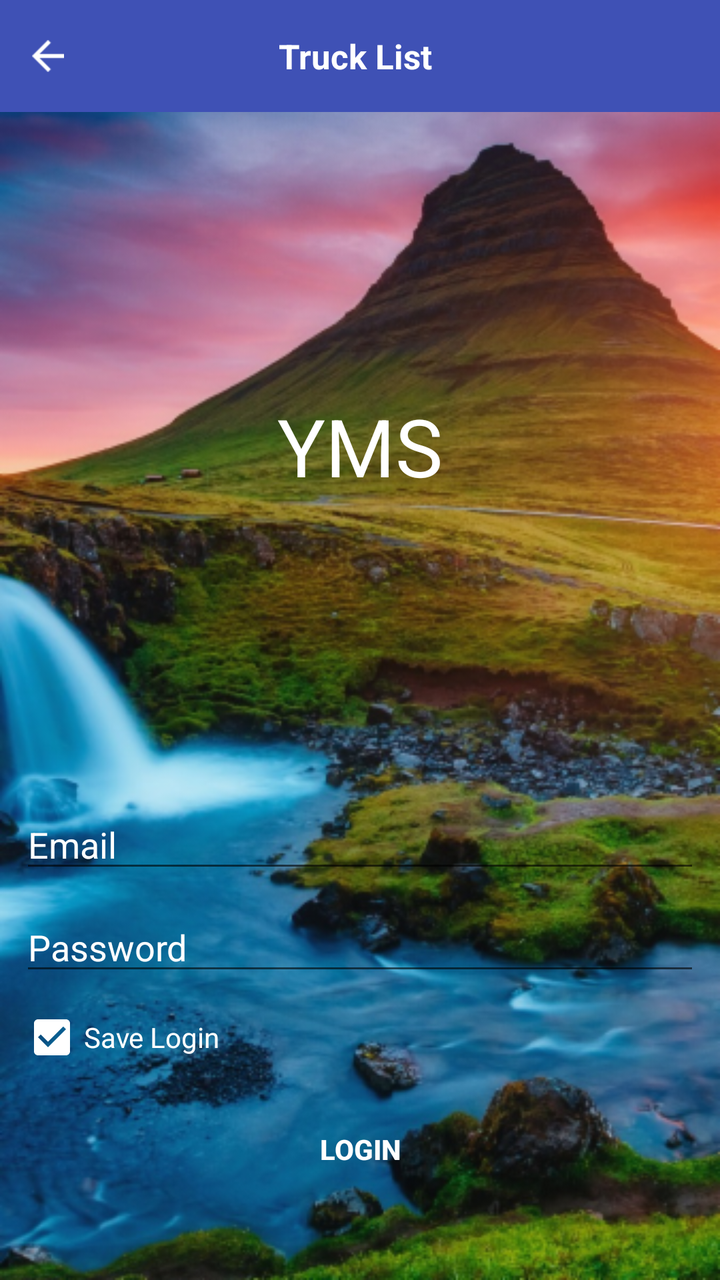
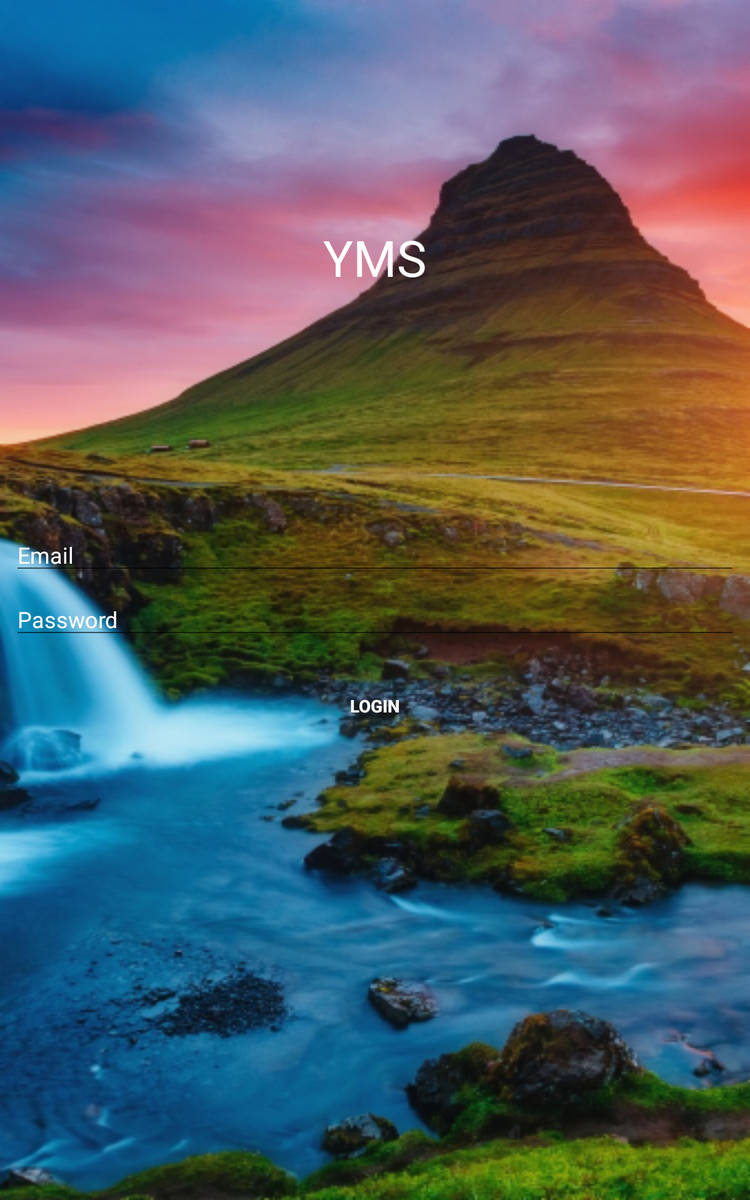

An Android layout and its configuration variant, each rendered on a device that would load it. The default file and the variant file are quoted in full after the pictures.
<!-- AndroidManifest.xml: application theme NoActionBar -->
<!-- res/layout/ac_yms_login.xml -->
<LinearLayout xmlns:android="http://schemas.android.com/apk/res/android"
    xmlns:tools="http://schemas.android.com/tools"
    android:layout_width="match_parent"
    android:layout_height="match_parent"
    android:background="@drawable/bg"
    android:descendantFocusability="beforeDescendants"
    android:focusableInTouchMode="true"
    android:gravity="center_vertical|center_horizontal"
    android:orientation="vertical">

    <include layout="@layout/toolbar_login" />

    <LinearLayout
        android:id="@+id/ll1"
        android:layout_width="match_parent"
        android:layout_height="match_parent"
        android:layout_weight="0.8"
        android:gravity="center_vertical|center_horizontal">

        <TextView
            android:id="@+id/textView2"
            android:layout_width="wrap_content"
            android:layout_height="wrap_content"
            android:text="@string/label_yms"
            android:textColor="@color/white"
            android:textSize="40dp" />


    </LinearLayout>

    <LinearLayout
        android:id="@+id/ll2"
        android:layout_width="match_parent"
        android:layout_height="250dp"
        android:gravity="center_vertical|center_horizontal">

        <ScrollView
            android:id="@+id/login_form"
            android:layout_width="match_parent"
            android:layout_height="match_parent">

            <LinearLayout
                android:layout_width="match_parent"
                android:layout_height="wrap_content"
                android:orientation="vertical"
                android:padding="10dp">

                <LinearLayout
                    android:id="@+id/email_login_form"
                    android:layout_width="match_parent"
                    android:layout_height="wrap_content"
                    android:orientation="vertical">

                    <EditText
                        android:id="@+id/edtEmail"
                        android:layout_width="match_parent"
                        android:layout_height="wrap_content"
                        android:layout_marginBottom="10dp"
                        android:hint="@string/email"
                        android:inputType="textEmailAddress"
                        android:maxLines="1"
                        android:textColor="@color/white"
                        android:textColorHint="@color/white" />

                    <EditText
                        android:id="@+id/edtPassword"
                        android:layout_width="match_parent"
                        android:layout_height="wrap_content"
                        android:layout_marginBottom="10dp"
                        android:hint="@string/pass_word"
                        android:inputType="textPassword"
                        android:maxLines="1"
                        android:textColor="@color/white"
                        android:textColorHint="@color/white" />

                    <CheckBox
                        android:id="@+id/cbSaveLogin"
                        android:layout_width="wrap_content"
                        android:layout_height="wrap_content"
                        android:buttonTint="@android:color/white"
                        android:checked="true"
                        android:text="@string/save_login"
                        android:textColor="@android:color/white" />

                    <Button
                        android:id="@+id/btnLogin"
                        android:layout_width="match_parent"
                        android:layout_height="wrap_content"
                        android:layout_marginTop="16dp"
                        android:background="@drawable/btn_ac_start"
                        android:text="@string/btn_login"
                        android:textColor="@color/white"
                        android:textStyle="bold" />

                </LinearLayout>
            </LinearLayout>
        </ScrollView>
    </LinearLayout>

</LinearLayout>
<!-- res/layout/toolbar_login.xml (included above) -->
<?xml version="1.0" encoding="utf-8"?>
<android.support.design.widget.AppBarLayout xmlns:android="http://schemas.android.com/apk/res/android"
    android:layout_width="match_parent"
    android:layout_height="wrap_content">

    <android.support.v7.widget.Toolbar
        android:id="@+id/toolbar_login"
        android:layout_width="match_parent"
        android:layout_height="wrap_content"
        android:background="@color/colorPrimary"
        android:gravity="top|start"
        android:minHeight="?android:attr/actionBarSize"
        android:paddingRight="20dp">

        <RelativeLayout
            android:layout_width="match_parent"
            android:layout_height="match_parent">

            <RelativeLayout
                android:layout_centerVertical="true"
                android:id="@+id/rlBack"
                android:layout_width="wrap_content"
                android:layout_height="wrap_content">

                <ImageView
                    android:paddingTop="10dp"
                    android:paddingBottom="10dp"
                    android:paddingRight="20dp"
                    android:id="@+id/imgSignOut"
                    android:layout_width="wrap_content"
                    android:layout_height="wrap_content"
                    android:src="@drawable/back_arrow"
                    android:tint="@android:color/white" />
            </RelativeLayout>

            <RelativeLayout
                android:layout_width="wrap_content"
                android:layout_height="wrap_content"
                android:layout_centerInParent="true">

                <TextView
                    android:id="@+id/tvTitleLogin"
                    android:layout_width="wrap_content"
                    android:layout_height="wrap_content"
                    android:text="@string/truck_list"
                    android:textColor="@android:color/white"
                    android:textSize="17dp"
                    android:textStyle="bold" />
            </RelativeLayout>

        </RelativeLayout>

    </android.support.v7.widget.Toolbar>

</android.support.design.widget.AppBarLayout>
<!-- resources referenced by this layout -->
<resources>
  <color name="colorPrimary">#3F51B5</color>
  <color name="white">#ffffff</color>
  <!-- drawable back_arrow: png bitmap (drawable-hdpi, 257 bytes) -->
  <!-- drawable bg: png bitmap (drawable-mdpi, 497100 bytes) -->
  <!-- drawable btn_ac_start (drawable) -->
  <?xml version="1.0" encoding="utf-8"?>
  <selector xmlns:android="http://schemas.android.com/apk/res/android">
      <item android:drawable="@drawable/btn_app_blue_selected" android:state_selected="true" />
      <item android:drawable="@drawable/btn_app_blue_selected" android:state_pressed="true" />
      <item android:drawable="@drawable/bg_btn_ac_start" />
  </selector>
  <string name="btn_login">Login</string>
  <string name="email">Email</string>
  <string name="label_yms">YMS</string>
  <string name="pass_word">Password</string>
  <string name="save_login">Save Login</string>
  <string name="truck_list">Truck List</string>
  <style name="NoActionBar" parent="Theme.AppCompat.Light.NoActionBar">
          <item name="colorPrimary">@color/colorPrimary</item>
          <item name="colorPrimaryDark">@color/colorPrimaryDark</item>
          <item name="colorAccent">@color/colorAccent</item>
      </style>
  <color name="colorPrimaryDark">#303F9F</color>
  <color name="colorAccent">#FF4081</color>
</resources>
<!-- res/layout-large/ac_yms_login.xml (the author's variant of the layout above) -->
<!-- drawn on a 7-inch tablet held upright -->
<LinearLayout xmlns:android="http://schemas.android.com/apk/res/android"
    xmlns:tools="http://schemas.android.com/tools"
    android:layout_width="match_parent"
    android:layout_height="match_parent"
    android:background="@drawable/bg"
    android:descendantFocusability="beforeDescendants"
    android:focusableInTouchMode="true"
    android:gravity="center_vertical|center_horizontal"
    android:orientation="vertical">

    <LinearLayout
        android:id="@+id/ll1"
        android:layout_width="match_parent"
        android:layout_height="match_parent"
        android:layout_weight="1"
        android:gravity="center_vertical|center_horizontal">

        <TextView
            android:id="@+id/textView2"
            android:layout_width="wrap_content"
            android:layout_height="wrap_content"
            android:text="@string/label_yms"
            android:textColor="@color/white"
            android:textSize="40dp" />


    </LinearLayout>

    <LinearLayout
        android:id="@+id/ll2"
        android:layout_width="match_parent"
        android:layout_height="match_parent"
        android:layout_weight="1"
        android:gravity="center_vertical|center_horizontal">

        <ProgressBar
            android:id="@+id/login_progress"
            style="?android:attr/progressBarStyleLarge"
            android:layout_width="wrap_content"
            android:layout_height="wrap_content"
            android:visibility="gone" />

        <ScrollView
            android:id="@+id/login_form"
            android:layout_width="match_parent"
            android:layout_height="match_parent">

            <LinearLayout
                android:padding="10dp"
                android:layout_width="match_parent"
                android:layout_height="wrap_content"
                android:orientation="vertical">

                <LinearLayout
                    android:id="@+id/email_login_form"
                    android:layout_width="match_parent"
                    android:layout_height="wrap_content"
                    android:orientation="vertical">

                    <EditText
                        android:textColor="@color/white"
                        android:hint="@string/email"
                        android:id="@+id/edtEmail"
                        android:layout_width="match_parent"
                        android:layout_height="wrap_content"
                        android:layout_marginBottom="10dp"
                        android:inputType="textEmailAddress"
                        android:maxLines="1"
                        android:textColorHint="@color/white" />

                    <EditText
                        android:textColor="@color/white"
                        android:textColorHint="@color/white"
                        android:hint="@string/pass_word"
                        android:id="@+id/edtPassword"
                        android:layout_width="match_parent"
                        android:layout_height="wrap_content"
                        android:layout_marginBottom="10dp"
                        android:inputType="textPassword"
                        android:maxLines="1" />

                    <Button
                        android:text="@string/btn_login"
                        android:id="@+id/btnLogin"
                        android:layout_width="match_parent"
                        android:layout_height="wrap_content"
                        android:layout_marginTop="16dp"
                        android:background="@drawable/btn_ac_start"
                        android:textColor="@color/white"
                        android:textStyle="bold" />

                </LinearLayout>
            </LinearLayout>
        </ScrollView>
    </LinearLayout>

    <LinearLayout
        android:orientation="horizontal"
        android:id="@+id/ll3"
        android:layout_width="match_parent"
        android:layout_height="match_parent"
        android:layout_weight="1.5"
        android:gravity="bottom|center_horizontal">

    </LinearLayout>
</LinearLayout>
<!-- resources referenced by the variant -->
<!-- as a 7-inch tablet held upright resolves them -->
<resources>
  <color name="white">#ffffff</color>
  <!-- drawable bg: png bitmap (drawable-mdpi, 497100 bytes) -->
  <!-- drawable btn_ac_start (drawable) -->
  <?xml version="1.0" encoding="utf-8"?>
  <selector xmlns:android="http://schemas.android.com/apk/res/android">
      <item android:drawable="@drawable/btn_app_blue_selected" android:state_selected="true" />
      <item android:drawable="@drawable/btn_app_blue_selected" android:state_pressed="true" />
      <item android:drawable="@drawable/bg_btn_ac_start" />
  </selector>
  <string name="btn_login">Login</string>
  <string name="email">Email</string>
  <string name="label_yms">YMS</string>
  <string name="pass_word">Password</string>
  <style name="NoActionBar" parent="Theme.AppCompat.Light.NoActionBar">
          <item name="colorPrimary">@color/colorPrimary</item>
          <item name="colorPrimaryDark">@color/colorPrimaryDark</item>
          <item name="colorAccent">@color/colorAccent</item>
      </style>
  <color name="colorPrimary">#3F51B5</color>
  <color name="colorPrimaryDark">#303F9F</color>
  <color name="colorAccent">#FF4081</color>
</resources>
